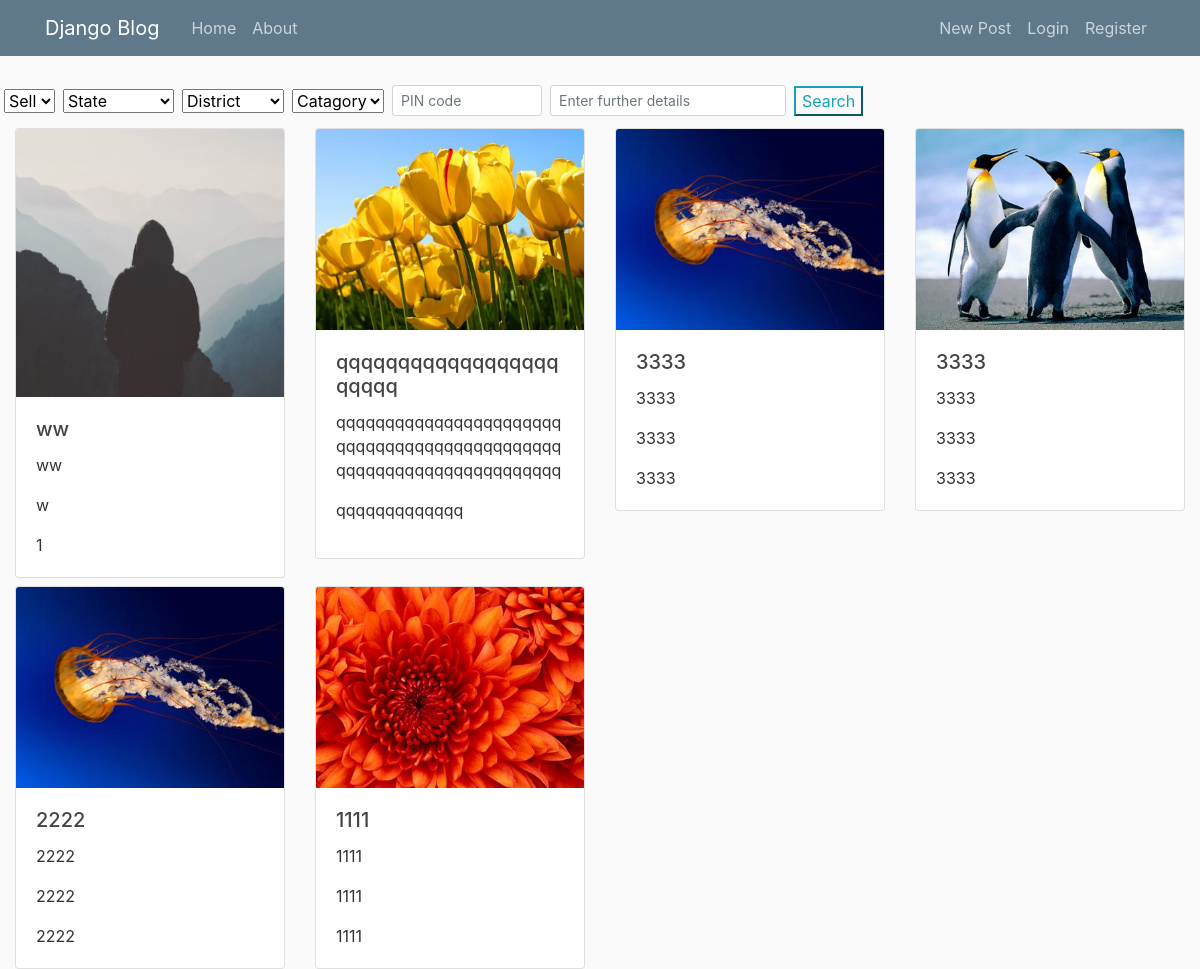
Before: / with the older database file.
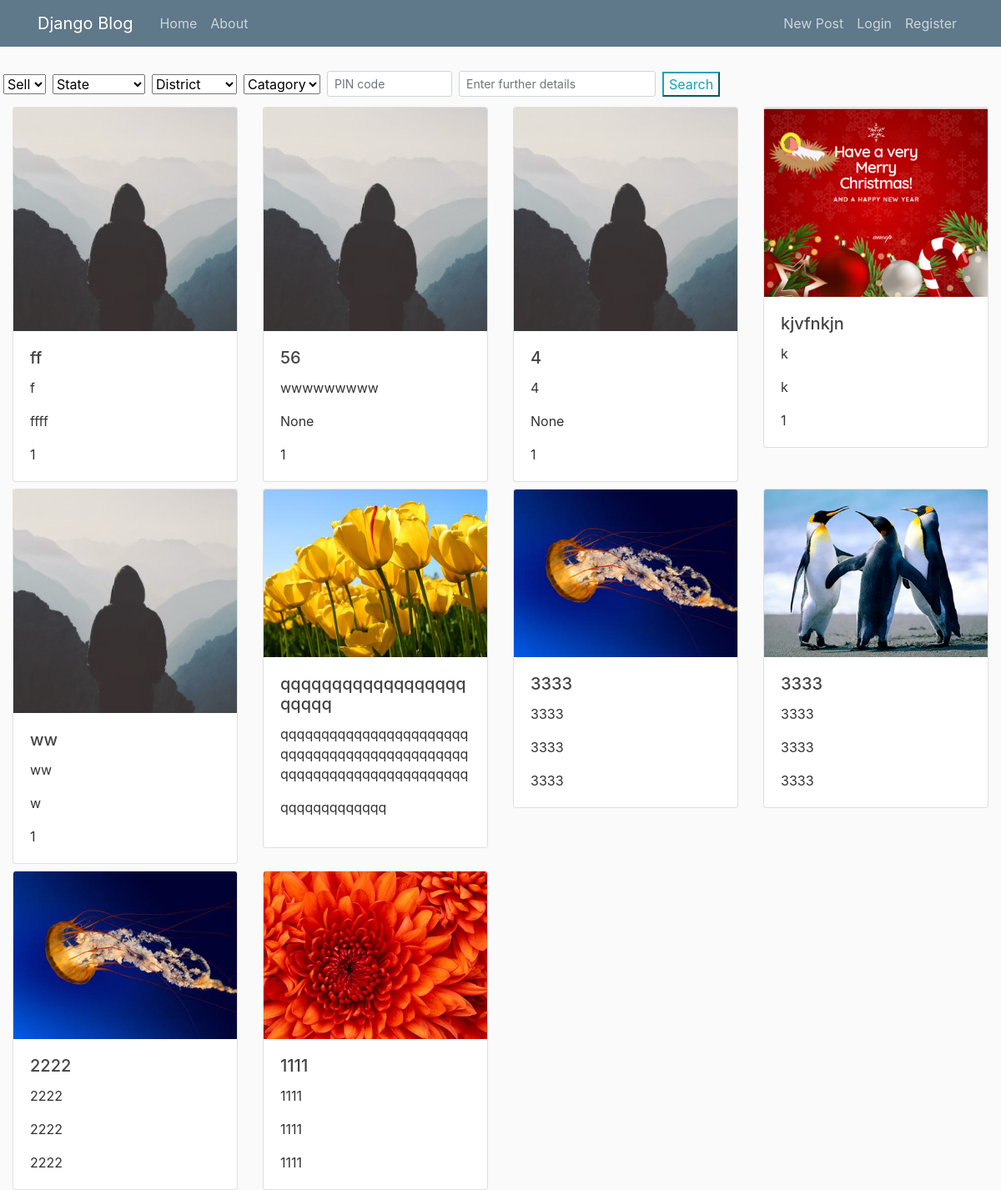
After: the same page with the newer database file.
### blog/models.py (models this page shows, shortened)
class Post(models.Model):
    FRESHMAN = 'FR'
    SOPHOMORE = 'SO'
    JUNIOR = 'JR'
    SENIOR = 'SR'
    GRADUATE = 'GR'
    YEAR_IN_SCHOOL_CHOICES = [
        (FRESHMAN, 'Freshman'),
        (SOPHOMORE, 'Sophomore'),
        (JUNIOR, 'Junior'),
        (SENIOR, 'Senior'),
        (GRADUATE, 'Graduate'),
    ]
    district=models.CharField(max_length=2,
        choices=YEAR_IN_SCHOOL_CHOICES)
    title = models.CharField(max_length=300)
    mobile= models.IntegerField(
        validators=[
            MaxValueValidator(99999999999),
            MinValueValidator(999999)
        ]) #update this to number
    price=models.IntegerField(default=1,
        validators=[
            MaxValueValidator(99999999999),
            MinValueValidator(1)
        ]) #update this to number
    catagory=models.CharField(max_length=100)
    buyorsell=models.CharField(max_length=3)
    content = models.CharField(max_length=3200)
    pincode= models.IntegerField(null=True,blank=True,
        validators=[
            MaxValueValidator(999999),
            MinValueValidator(100000)
        ])
    state=models.CharField(max_length=225,null=True,blank=True)
    date_posted = models.DateTimeField(default=timezone.now)
    author = models.ForeignKey(User, on_delete=models.CASCADE)
    image1 = models.ImageField(default='default.jpg', upload_to='post_pics',null=True,blank=True)
    image2 = models.ImageField(default='default.jpg', upload_to='post_pics',null=True,blank=True)
    image3 = models.ImageField(default='default.jpg', upload_to='post_pics',null=True,blank=True)
    image4 = models.ImageField(default='default.jpg', upload_to='post_pics',null=True,blank=True)

### blog/views.py (the view)
# urls.py: path('', PostListView.as_view(), name='blog-home'),
class PostListView(ListView):
    model = Post
    template_name = 'blog/home.html'  # <app>/<model>_<viewtype>.html
    context_object_name = 'posts'
    ordering = ['-date_posted']
    paginate_by = 12

### blog/templates/blog/home.html (shortened to what this page needs)
{% extends "blog/base.html" %}
{% block content %}
<div class="container-fluid">
  <div class="row">
    <div class=''>
      <form class="form-inline"  action={% url 'search-data'  %} method="POST" >
        <select name='buyorsell' class="m-1 form-select form-select-sm" >
          <option selected>Sell</option>
        </select>
        <select name='state' class="m-1 form-select form-select-sm" >
          <option selected>State</option>
        </select>
        <select name='district' class="m-1 form-select form-select-sm" >
          <option selected>District</option>
        </select>
        <select name='catagory' class="form-select form-select-sm m-1" >
          <option selected>Catagory</option>
        </select>
        <input name='pin' style='max-width:150px' type="number" class="form-control  form-control-sm m-1" placeholder='PIN code'/>
        <input name='searchdata' type="text" class="form-control form-control-sm m-1" placeholder='Enter further details' />
        <input name='buyorsell' class='m-1 btn-xs btn-outline-info ' type="submit" value="Search">
      </form>
    </div>
  </div>
</div>
<div class='container-fluid'>
  <div class='row'>
    {% for post in posts %}
    <div class='col-lg-3 col-sm-12'>
      <div class="card mt-2"   onclick="location.href='{% url 'post-detail' post.id %}';">
        <img class="card-img-top" src={{ post.image1.url }} alt={{post.image}}>
          <div class="card-body">
          <h5 class="card-title">{{ post.title }}</h5>
          <p class="card-text">{{post.content}}</p>
          <p class="card-text">{{post.district}}</p>
          <p class="card-text">{{post.price}}</p>
        </div>
      </div>
    </div>
    {% endfor %}
  </div
</div>
{% endblock content %}

Changed rows visible on the page:
added Post: image1 (placeholder picture), title "ff", content "f", district "ffff", price "1"
added Post: image1 (placeholder picture), title "56", content "wwwwwwwww", district "None", price "1"
added Post: image1 (placeholder picture), title "4", content "4", district "None", price "1"
added Post: image1 (picture), title "kjvfnkjn", content "k", district "k", price "1"
